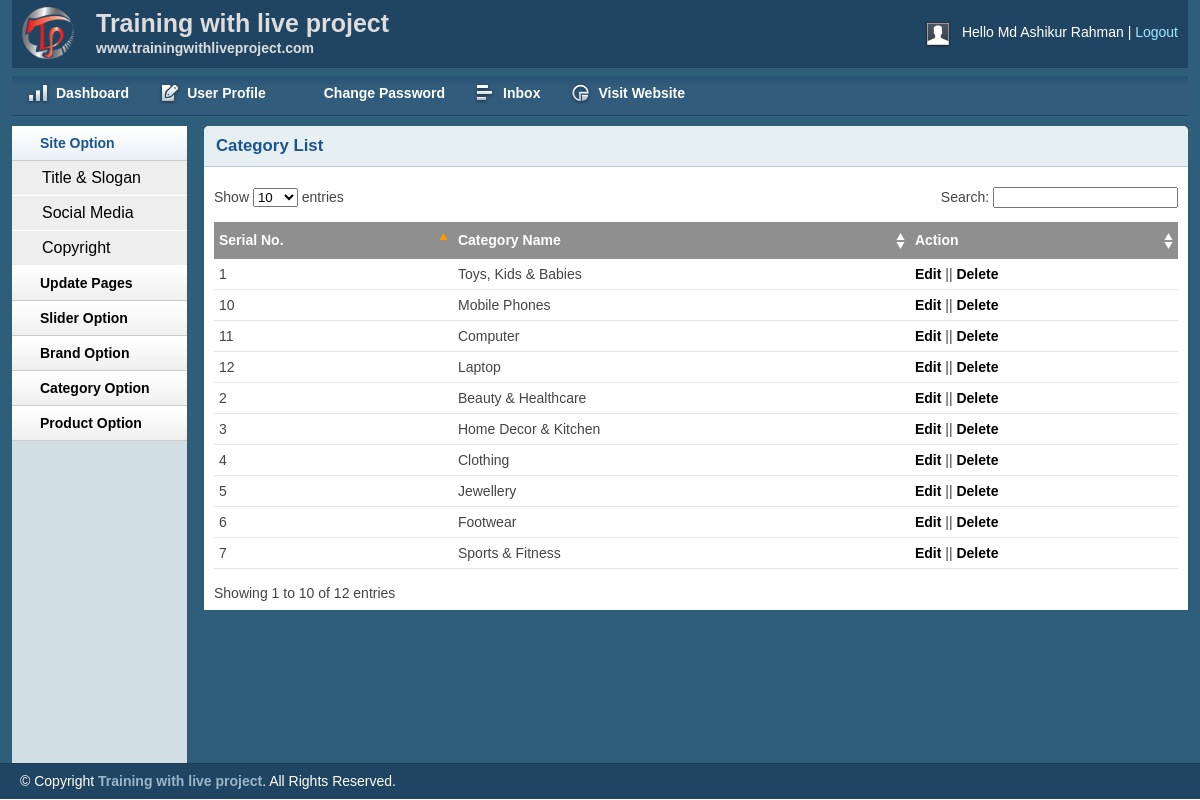
The app's page /admin/catlist.php (signed in) with its own data.
### tables this page shows
CREATE TABLE `tbl_category` (
  `catID` int(11) NOT NULL,
  `catName` varchar(255) NOT NULL
);

### lib/Database.php (called while the page is built, shortened)
<?php
    class Database{
      public $host=DB_HOST;
      public $user=DB_USER;
      public $pass=DB_PASS;
      public $dbname=DB_NAME;
      public $link;
      private function connectDB(){
        $this->link=new mysqli($this->host,$this->user,$this->pass,$this->dbname);
      }
      public function select($query){
        $result=$this->link->query($query) or die($this->link->error.__LINE__);
        if($result->num_rows>0){
          return $result;
        }
        else{
          return false;
        }
      }
    }
 ?>

### classes/Category.php (called while the page is built, shortened)
<?php
    $filePath=realpath(dirname(__FILE__));
    include_once($filePath.'/../lib/Database.php');
    class Category{
      private $db;
      public function __construct(){
        $this->db=new Database();
      }
      public function getAllCat(){
        $query="SELECT * FROM tbl_category ORDER BY catID DESC";
        $result=$this->db->select($query);
        return $result;
      }
    }
  ?>

### admin/catlist.php (the view, shortened to what this page needs)
<?php include 'inc/header.php';?>
<?php include 'inc/sidebar.php';?>
<?php
    include '../classes/Category.php';
    $cat=new Category();
 ?>
        <div class="grid_10">
            <div class="box round first grid">
                <h2>Category List</h2>
                <div class="block">
                    <table class="data display datatable" id="example">
					<thead>
						<tr>
							<th>Serial No.</th>
							<th>Category Name</th>
							<th>Action</th>
						</tr>
					</thead>
          <tbody>
                <?php
                    $data=$cat->getAllCat();
                    if($data){
                      $i=0;
                      while($row=$data->fetch_assoc()){
                        $i++;
                 ?>
      						<tr class="odd gradeX">
      							<td><?php echo $i; ?></td>
      							<td><?php echo $row['catName']; ?></td>
      							<td><a href="editCat.php?catID=<?php echo $row['catID']; ?>">Edit</a> || <a onclick="return confirm('Are you sure to delete')" href="?delId=<?php echo $row['catID']; ?>">Delete</a></td>
      						</tr>
                <?php
                    }
                  }
                 ?>
           </tbody>
				</table>
               </div>
            </div>
        </div>
<?php include 'inc/footer.php';?>

### admin/css/layout.css (style rules this page uses)
body { background: #fff none repeat scroll 0 0; color: #444; font-size: 14px; padding: 0; }
a { color: #000; font-weight:bold; text-decoration: none; }
h1, h2, h3, h4, h5, h6 { line-height:1.2em; margin-bottom:.3em; }
h2 { margin-top:1em; }
.box { background:#fff; margin-bottom:20px; padding:10px 10px 10px 10px; margin-left:-8px; }
.box.grid { padding-bottom:40px; }
.box.round { -moz-border-radius: 5px 5px 0px 0px; -webkit-border-radius: 5px 5px 0px 0px; border-radius: 5px 5px 0px 0px; }
.box h2 { font-size:1.2em; font-weight:bold; color:#1B548D; background:#E6F0F3; margin:-10px -10px 0 -10px; padding:10px 12px; border-bottom:1px solid #B3CBD6; -moz-border-radius: 5px 5px 0px 0px; -webkit-border-radius: 5px 5px 0px 0px; border-radius: 5px 5px 0px 0px; }
.box.first { min-height: 406px; }
.block { padding-top:20px; }
.block { padding-bottom:1px; }
table.display { margin: 0 auto; clear: both; width: 100%; }
.sorting_asc { background: #8f8f8f url(../img/table/sort_asc.png) no-repeat center right; padding:8px 5px; text-align:left; color:#fff; }
.sorting { background:#8f8f8f url(../img/table/sort_both.png) no-repeat center right; padding:8px 5px; text-align:left; color:#fff; }
tr.odd { height: 30px; line-height: 30px; border-bottom:1px solid #e6e6e6; }
tr.even { height: 30px; line-height: 30px; border-bottom:1px solid #e6e6e6; }
tr.odd td, tr.even td { padding-left:5px; }

### records on screen
tbl_category: catName "Toys, Kids & Babies"
tbl_category: catName "Beauty & Healthcare"
tbl_category: catName "Home Decor & Kitchen"
tbl_category: catName "Clothing"
tbl_category: catName "Jewellery"
tbl_category: catName "Footwear"
tbl_category: catName "Sports & Fitness"
tbl_category: catName "Mobile Phones"
tbl_category: catName "Computer"
tbl_category: catName "Laptop"

### other values on screen
Session::get('adminName') "Md Ashikur Rahman"
